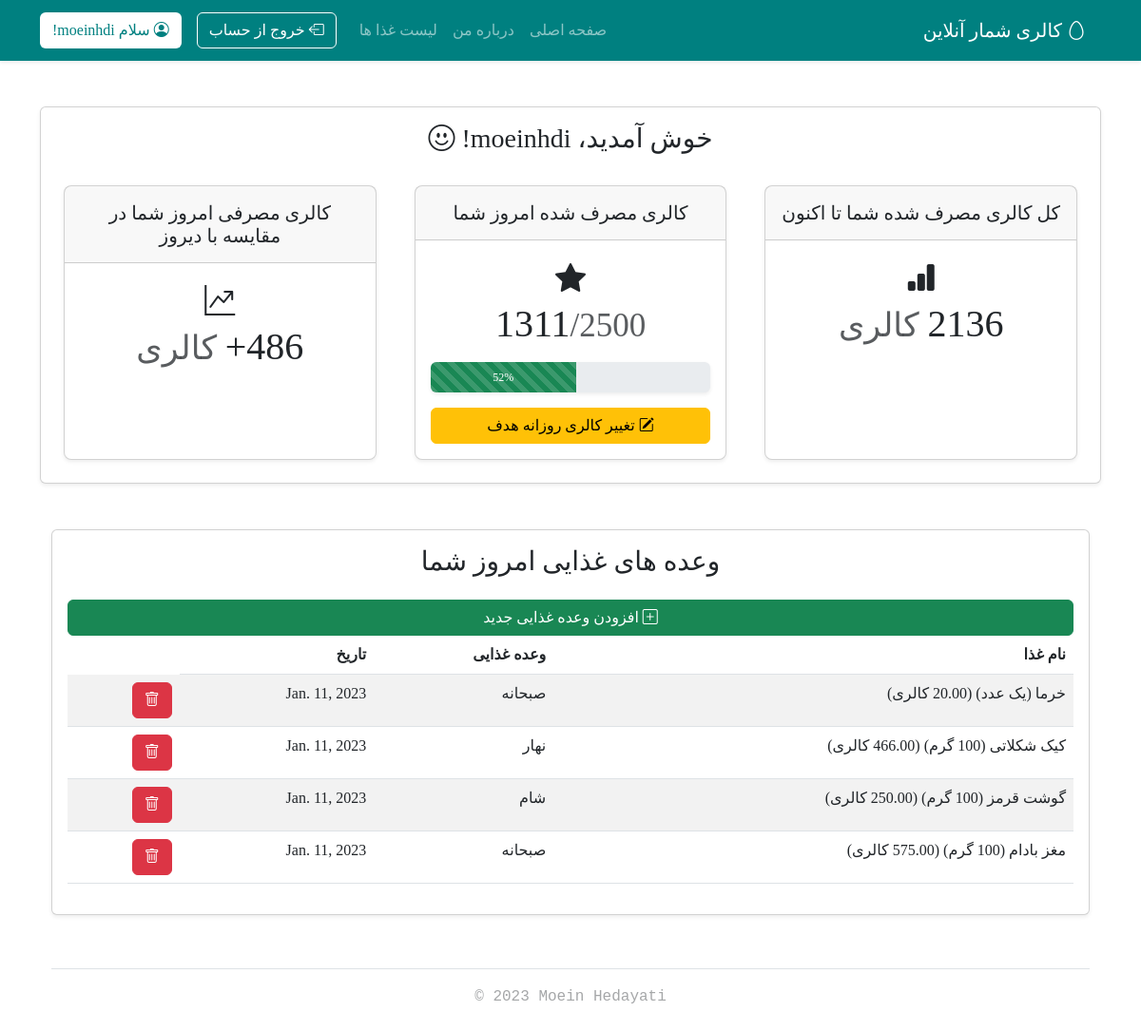
Page /manage/profile/ (signed in) on the committed database.
### accounts/models.py (models this page shows)
class CustomUser(AbstractUser):
    calorie_goal = models.DecimalField(max_digits=6, decimal_places=2, blank=True, default=2000.00)

### tracker/models.py (models this page shows, shortened)
class food_eaten(models.Model):
    meals = (
        ('صبحانه', 'صبحانه'),
        ('نهار', 'نهار'),
        ('شام', 'شام'),
    )
    name = models.ForeignKey(fooditem, on_delete=models.DO_NOTHING)
    date = models.DateField(auto_now_add=True)
    meal = models.CharField(max_length=50, choices=meals)
    person = models.ForeignKey(CustomUser, on_delete=models.CASCADE)

class fooditem(models.Model):
    name = models.CharField(max_length=200)
    calorie = models.DecimalField(
        max_digits=5, decimal_places=2, default=0, blank=True)
    person = models.ForeignKey(CustomUser, on_delete=models.CASCADE)
    def __str__(self):
        return str('{name} ({cal} کالری)'.format(name=self.name, cal=self.calorie))

### tracker/views.py (the view)
# urls.py: path('profile/', ProfileView, name='profile'),
@login_required(login_url='login')
def ProfileView(request):
    current_user = CustomUser.objects.get(id=request.user.id)
    user_goal = current_user.calorie_goal
    UserFoodEatenList = food_eaten.objects.filter(person=request.user)
    TodayFoodEatenList = UserFoodEatenList.filter(date=date.today())
    YesterdayFoodEatenList = UserFoodEatenList.filter(date=(date.today()-timedelta(days=1)))
    total_cal_alltime = 0
    total_cal_today = 0
    total_cal_yesterday = 0
    for food in UserFoodEatenList:
        total_cal_alltime+= food.name.calorie
    for food in TodayFoodEatenList:
        total_cal_today += food.name.calorie
    for food in YesterdayFoodEatenList:
        total_cal_yesterday += food.name.calorie
    cal_compared = int(total_cal_today - total_cal_yesterday)
    if cal_compared > 0:
        cal_compared_to_yesterday = "+%d" %cal_compared
    goal_percent = int(total_cal_today/user_goal*100)
    context = {
        'FoodEatenList': TodayFoodEatenList,
        'user_goal': int(user_goal),
        'total_cal_today': int(total_cal_today),
        'goal_percent': goal_percent,
        'cal_compared': cal_compared_to_yesterday,
        'cal_alltime': int(total_cal_alltime),
    }
    return render(request, 'profile.html', context)

### templates/profile.html (shortened to what this page needs)
{% extends 'base.html' %}
{% block content %}
    <div class="container mt-5 w-100">
        <div class="card shadow-sm">
            <div class="card-body">
                <h3 class="text-center mb-4">
                    خوش آمدید، {{ user.username }}! <i class="bi bi-emoji-smile"></i>
                </h3>
                <div class="row row-cols-1 row-cols-md-3 text-center">
                    <div class="col d-flex flex-column">
                        <div class="card m-2 rounded-3 shadow-sm flex-grow-1">
                            <div class="card-header py-3">
                                <h5 class="my-0 fw-normal">کل کالری مصرف شده شما تا اکنون</h5>
                            </div>
                            <div class="card-body">
                                    <i class="bi bi-bar-chart-fill fs-2"></i>
                                <h1 class="card-title pricing-card-title">
                                    {{ cal_alltime }}<small class="text-muted fw-light"> کالری</small>
                                </h1>
                            </div>
                        </div>
                    </div>
                    <div class="col d-flex flex-column">
                        <div class="card m-2 rounded-3 shadow-sm flex-grow-1">
                            <div class="card-header py-3">
                                <h5 class="my-0 fw-normal">کالری مصرف شده امروز شما</h5>
                            </div>
                            <div class="card-body">
                                    <i class="bi bi-star-fill fs-2"></i>
                                <h1 class="card-title pricing-card-title">
                                    {{ total_cal_today }}<small class="text-muted fw-light">/{{ user_goal }}</small>
                                </h1>
                                <div class="progress my-3 shadow-sm" style="height: 2rem;" dir="ltr">
                                    <div class="progress-bar progress-bar-striped bg-success"
                                         role="progressbar"
                                         style="width: {{ goal_percent }}%"
                                         aria-valuenow="{{ total_cal_today }}"
                                         aria-valuemin="0"
                                         aria-valuemax="{{ user_goal }}">
                                        {{ goal_percent }}%
                                    </div>
                                </div>
                                <a href="{% url 'goal_edit' %}"
                                   type="button"
                                   class="w-100 btn btn-warning"><i class="bi bi-pencil-square"></i> تغییر کالری روزانه هدف</a>
                            </div>
                        </div>
                    </div>
                    <div class="col d-flex flex-column">
                        <div class="card m-2 rounded-3 shadow-sm flex-grow-1">
                            <div class="card-header py-3">
                                <h5 class="my-0 fw-normal">کالری مصرفی امروز شما در مقایسه با دیروز</h5>
                            </div>
                            <div class="card-body">
                                    <i class="bi bi-graph-up-arrow fs-2"></i>
                                <h1 class="card-title pricing-card-title">
                                    <span dir="ltr">{{ cal_compared }}</span><small class="text-muted fw-light"> کالری</small>
                                </h1>
                            </div>
                        </div>
                    </div>
                </div>
            </div>
        </div>
        <div class="container mt-5 w-100">
            <div class="card shadow-sm">
                <div class="card-body">
                    <h3 class="text-center">وعده های غذایی امروز شما</h3>
                    <a href="{% url 'foodeaten_new' %}" class="w-100 mt-3 btn btn-success"><i class="bi bi-plus-square"></i> افزودن وعده غذایی جدید</a>
                    <table class="table table-striped table-hover">
                        <thead>
                            <tr>
                                <th scope="col">نام غذا</th>
                                <th scope="col">وعده غذایی</th>
                                <th scope="col">تاریخ</th>
                            </tr>
                        </thead>
                        <tbody>
                            {% for food_eaten in FoodEatenList %}
                                <tr>
                                    <td>{{ food_eaten.name }}</td>
                                    <td>{{ food_eaten.meal }}</td>
                                    <td>{{ food_eaten.date }}</td>
                                    <td>
                                        <form method="post">
                                            <a href="{% url 'foodeaten_delete' food_eaten.pk %}"
                                               class="btn btn-danger"><i class="bi bi-trash"></i></a>
                                        </form>
                                    </td>
                                </tr>
                            {% endfor %}
                        </tbody>
                    </table>
                </div>
            </div>
        </div>
    {% endblock content %}

### templates/base.html (shortened to what this page needs)
{% load static %}
<!DOCTYPE html>
<html lang="en">
  <head>
    <link href="https://cdn.jsdelivr.net/npm/bootstrap@5.3.0-alpha1/dist/css/bootstrap.min.css"
          rel="stylesheet"
/>
    <link rel="stylesheet"
          href="https://cdn.jsdelivr.net/npm/bootstrap-icons@1.10.3/font/bootstrap-icons.css"/>
    <link rel="stylesheet" href="{% static 'style.css' %}"/>
  </head>
  <body dir="rtl">
    <div class="shadow-sm">
      <nav class="navbar navbar-expand-lg navbar-dark" data-bs-theme="dark">
        <div class="container-xl py-1">
          <a class="navbar-brand" href="{% url 'home' %}">
            <i class="bi-egg"></i>
          کالری شمار آنلاین</a>
          <div class="collapse navbar-collapse" id="navbarsExample07XL">
            <ul class="navbar-nav me-auto mb-2 mb-lg-0">
              <li class="nav-item">
                <a class="nav-link" href="{% url 'home' %}">صفحه اصلی</a>
              </li>
              <li class="nav-item">
                <a class="nav-link" href="{% url 'about' %}">درباره من</a>
              </li>
              {% if user.is_authenticated %}
              <li class="nav-item">
                <a class="nav-link" href="{% url 'fooditem_list' %}">لیست غذا ها</a>
              </li>
              {% endif %}
            </ul>
            {% if user.is_authenticated %}
              <a href="{% url 'logout' %}" class="btn loginbtn mx-3"><i class="bi-box-arrow-left"></i> خروج از حساب</a>
              <a href="{% url 'profile' %}" class="btn registerbtn"><i class="bi-person-circle"></i> سلام {{ user.username }}!</a>
            {% else %}
              <a href="{% url 'login' %}" class="btn loginbtn mx-3"><i class="bi-box-arrow-in-right"></i> ورود</a>
              <a href="{% url 'signup' %}" class="btn registerbtn"><i class="bi-person-plus"></i> ثبت نام</a>
            {% endif %}
          </div>
        </div>
      </nav>
    </div>
    {% block content %}
    {% endblock content %}
    <div class="container">
      <footer class="py-3 my-4">
        <ul class="nav justify-content-center border-bottom pb-3 mb-3">
        </ul>
        <p class="text-center" dir="ltr" style="opacity: 40%;"><tt>© 2023 Moein Hedayati</tt></p>
      </footer>
    </div>
  </body>
</html>

### static/style.css (style rules this page uses)
:root { --color-primary: teal; --color-secondary: rgb(0, 104, 104); --color-hover: rgb(234, 234, 234); }
:root { --font-default: "Shabnam"; --font-bold: "ShabnamBold"; }
body { font-family: var(--font-default); }
nav { background-color: var(--color-primary); }
.loginbtn { border-color: white; color: white; margin-left: 10px; }
.registerbtn { background: white; color: var(--color-primary); }

### rows in the picture
CustomUser: username "moeinhdi"
food_eaten: name "خرما (یک عدد) (20.00 کالری)", meal "صبحانه", date "Jan. 11, 2023"
food_eaten: name "کیک شکلاتی (100 گرم) (466.00 کالری)", meal "نهار", date "Jan. 11, 2023"
food_eaten: name "گوشت قرمز (100 گرم) (250.00 کالری)", meal "شام", date "Jan. 11, 2023"
food_eaten: name "مغز بادام (100 گرم) (575.00 کالری)", meal "صبحانه", date "Jan. 11, 2023"

### other values in the picture
{{ cal_alltime }} "2136"
{{ total_cal_today }} "1311"
{{ user_goal }} "2500"
{{ goal_percent }} "52"
{{ cal_compared }} "+486"
